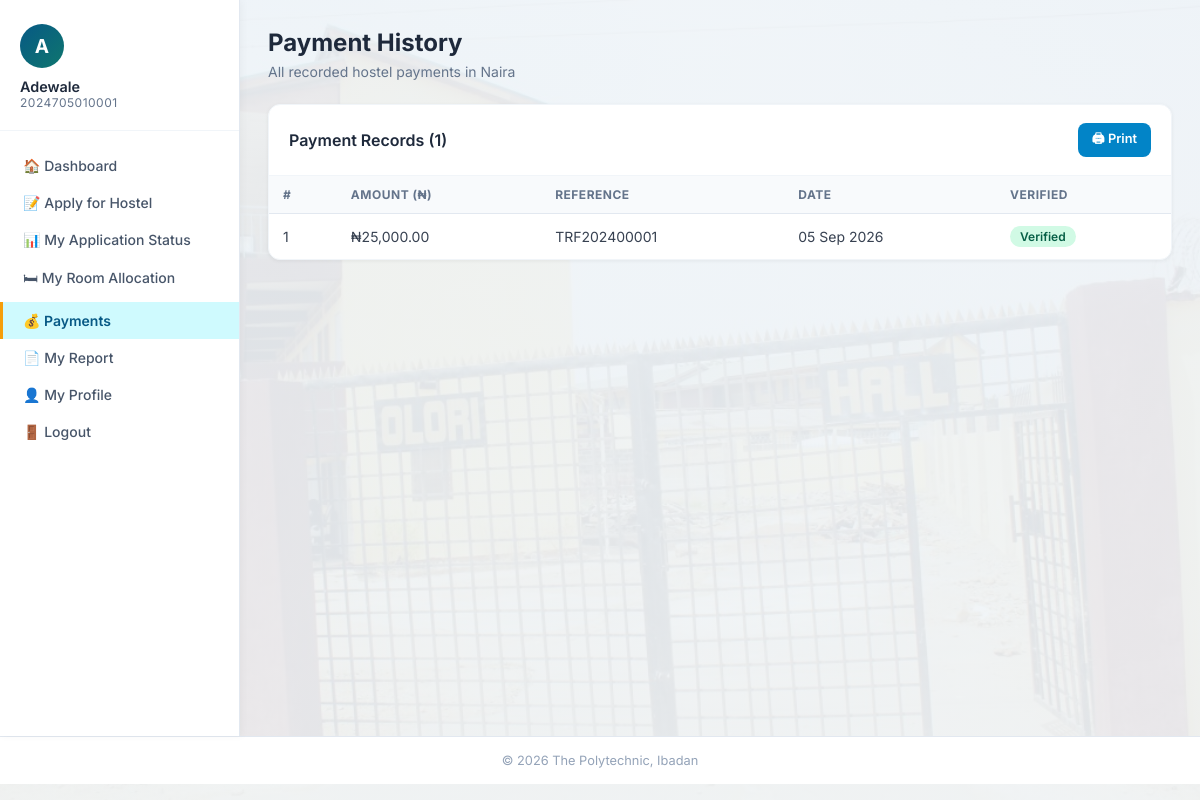
The page /student/payments.php (signed in) on the database its author committed.
### tables this page shows
CREATE TABLE students (
    student_id INT AUTO_INCREMENT PRIMARY KEY,
    matric_no VARCHAR(13) NOT NULL UNIQUE,
    full_name VARCHAR(200) NOT NULL,
    department VARCHAR(150) NOT NULL,
    level VARCHAR(20) NOT NULL,
    gender VARCHAR(10) NOT NULL,
    phone VARCHAR(20),
    email VARCHAR(150),
    password VARCHAR(255) NOT NULL,
    created_at DATETIME DEFAULT CURRENT_TIMESTAMP
);

CREATE TABLE payments (
    payment_id INT AUTO_INCREMENT PRIMARY KEY,
    student_id INT NOT NULL,
    amount DECIMAL(10,2) NOT NULL,
    payment_ref VARCHAR(100),
    payment_date DATETIME DEFAULT CURRENT_TIMESTAMP,
    verified VARCHAR(10) DEFAULT 'No',
    FOREIGN KEY (student_id) REFERENCES students(student_id) ON DELETE CASCADE
);

### student/payments.php (the view, shortened to what this page needs)
<?php
require_once '../includes/db.php';
$sid = $_SESSION['student_id'];
$student = $pdo->prepare("SELECT * FROM students WHERE student_id=?");
$student->execute([$sid]);
$student = $student->fetch();
$payments = $pdo->prepare("SELECT * FROM payments WHERE student_id=? ORDER BY payment_date DESC");
$payments->execute([$sid]);
$payments = $payments->fetchAll();
?>
<!DOCTYPE html>
<html lang="en">
<head>
<link rel="stylesheet" href="../css/style.css?v=6">
</head>
<body>
<div class="wrapper">
<aside class="sidebar">
    <div class="user-info">
        <div class="avatar"><?= strtoupper(substr($student['full_name'],0,1)) ?></div>
        <div class="name"><?= htmlspecialchars(explode(' ',$student['full_name'])[0]) ?></div>
        <div class="role"><?= htmlspecialchars($student['matric_no']) ?></div>
    </div>
    <nav class="sidebar-nav">
        <a href="dashboard.php">🏠 Dashboard</a>
        <a href="apply.php">📝 Apply for Hostel</a>
        <a href="status.php">📊 My Application Status</a>
        <a href="allocation.php">🛏 My Room Allocation</a>
        <a href="payments.php" class="active">💰 Payments</a>
        <a href="reports.php">📄 My Report</a>
        <a href="profile.php">👤 My Profile</a>
        <a href="logout.php">🚪 Logout</a>
    </nav>
</aside>
<main class="main">
    <div class="page-title">Payment History</div>
    <div class="page-subtitle">All recorded hostel payments in Naira</div>
    <div class="card" style="margin-bottom:24px;">
        <div class="card-header">
            <h3>Payment Records (<?= count($payments) ?>)</h3>
            <button onclick="window.print()" class="btn btn-info btn-sm">🖨 Print</button>
        </div>
        <div class="table-wrap">
            <?php if (empty($payments)): ?>
                <div class="empty-state"><span class="empty-icon">💳</span><p>No payment records found.</p></div>
            <?php else: ?>
            <table>
                <thead><tr><th>#</th><th>Amount (₦)</th><th>Reference</th><th>Date</th><th>Verified</th></tr></thead>
                <tbody>
                <?php foreach ($payments as $i => $p): ?>
                <tr>
                    <td><?= $i+1 ?></td>
                    <td>₦<?= number_format($p['amount'], 2) ?></td>
                    <td><?= htmlspecialchars($p['payment_ref'] ?? 'N/A') ?></td>
                    <td><?= date('d M Y', strtotime($p['payment_date'])) ?></td>
                    <td><span class="badge <?= $p['verified'] === 'Yes' ? 'badge-success' : 'badge-warning' ?>"><?= $p['verified'] === 'Yes' ? 'Verified' : 'Pending' ?></span></td>
                </tr>
                <?php endforeach; ?>
                </tbody>
            </table>
            <?php endif; ?>
        </div>
    </div>
</main>
</div>
<div class="footer">&copy; <?= date('Y') ?> The Polytechnic, Ibadan</div>
</body>
</html>

### css/style.css (style rules this page uses)
* { margin: 0; padding: 0; box-sizing: border-box; }
body { font-family: 'Inter', sans-serif; background-image: linear-gradient(rgba(240,244,248,0.93), rgba(240,244,248,0.93)), url('../assets/olorihostel.jpg'); background-position: center; background-size: cover; background-attachment: fixed; color: #1e293b; min-height: 100vh; }
.btn { display: inline-flex; align-items: center; justify-content: center; gap: 7px; padding: 11px 22px; border-radius: 8px; font-size: 0.875rem; font-weight: 600; font-family: 'Inter', sans-serif; cursor: pointer; border: none; transition: all 0.2s; text-decoration: none; }
.btn-info { background: #0284c7; color: white; }
.btn-sm { padding: 6px 14px; font-size: 0.8rem; }
.wrapper { display: flex; min-height: calc(100vh - 64px); }
.sidebar { width: 240px; background: white; border-right: 1px solid #e2e8f0; padding: 24px 0; flex-shrink: 0; box-shadow: 2px 0 8px rgba(0,0,0,0.04); }
.sidebar .user-info { padding: 0 20px 20px; border-bottom: 1px solid #f1f5f9; margin-bottom: 16px; }
.sidebar .user-info .avatar { width: 44px; height: 44px; background: linear-gradient(135deg, #075985 0%, #0f766e 100%); border-radius: 50%; display: flex; align-items: center; justify-content: center; color: white; font-size: 1.2rem; font-weight: 700; margin-bottom: 10px; }
.sidebar .user-info .name { font-size: 0.9rem; font-weight: 600; color: #1e293b; }
.sidebar .user-info .role { font-size: 0.75rem; color: #64748b; text-transform: uppercase; letter-spacing: 0.5px; }
.sidebar-nav a { display: flex; align-items: center; gap: 10px; padding: 10px 20px; color: #475569; text-decoration: none; font-size: 0.875rem; font-weight: 500; transition: all 0.2s; border-left: 3px solid transparent; }
.sidebar-nav a.active { background: #cffafe; color: #075985; border-left-color: #f59e0b; font-weight: 600; }
.main { flex: 1; padding: 28px; overflow-x: hidden; }
.page-title { font-size: 1.5rem; font-weight: 700; color: #1e293b; margin-bottom: 6px; }
.page-subtitle { font-size: 0.875rem; color: #64748b; margin-bottom: 24px; }
.card { background: white; border-radius: 12px; box-shadow: 0 1px 4px rgba(0,0,0,0.06); border: 1px solid #f1f5f9; overflow: hidden; margin-bottom: 24px; }
.card-header { padding: 18px 20px; border-bottom: 1px solid #f1f5f9; display: flex; align-items: center; justify-content: space-between; }
.card-header h3 { font-size: 1rem; font-weight: 600; color: #1e293b; }
.table-wrap { overflow-x: auto; }
table { width: 100%; border-collapse: collapse; font-size: 0.875rem; }
thead th { background: #f8fafc; padding: 11px 14px; text-align: left; font-size: 0.75rem; font-weight: 700; color: #64748b; text-transform: uppercase; letter-spacing: 0.5px; border-bottom: 1px solid #e2e8f0; }
tbody td { padding: 12px 14px; border-bottom: 1px solid #f1f5f9; color: #374151; vertical-align: middle; }
tbody tr:last-child td { border-bottom: none; }
.badge { display: inline-block; padding: 3px 10px; border-radius: 20px; font-size: 0.75rem; font-weight: 600; }
.badge-success { background: #d1fae5; color: #065f46; }
.footer { background: white; border-top: 1px solid #e2e8f0; padding: 16px 28px; text-align: center; font-size: 0.8rem; color: #94a3b8; }

### rows shown on the page
students: full_name "A", full_name "Adewale", matric_no "2024705010001"
payments: amount "25,000.00", payment_ref "TRF202400001", payment_date "05 Sep 2026", verified "Verified"

### other values the page prints
count($payments) "1"
